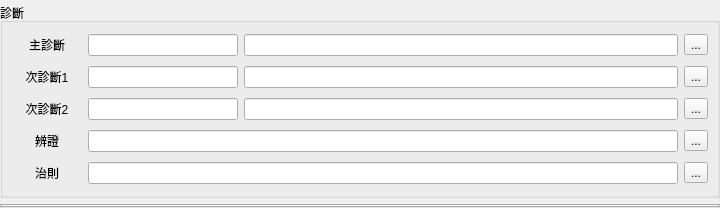
           <widget class="QFrame" name="verticalFrame_prescript">
            <property name="maximumSize">
             <size>
              <width>720</width>
              <height>16777215</height>
             </size>
            </property>
            <layout class="QVBoxLayout" name="verticalLayout_diagnostic">
             <property name="leftMargin">
              <number>0</number>
             </property>
             <property name="topMargin">
              <number>3</number>
             </property>
             <property name="rightMargin">
              <number>0</number>
             </property>
             <property name="bottomMargin">
              <number>0</number>
             </property>
             <item>
              <widget class="QGroupBox" name="groupBox_diagnostic">
               <property name="title">
                <string>診斷</string>
               </property>
               <layout class="QGridLayout" name="gridLayout">
                <property name="leftMargin">
                 <number>9</number>
                </property>
                <property name="topMargin">
                 <number>9</number>
                </property>
                <property name="rightMargin">
                 <number>9</number>
                </property>
                <property name="bottomMargin">
                 <number>9</number>
                </property>
                <item row="0" column="0">
                 <widget class="QPushButton" name="pushButton_disease1">
                  <property name="maximumSize">
                   <size>
                    <width>70</width>
                    <height>16777215</height>
                   </size>
                  </property>
                  <property name="cursor">
                   <cursorShape>PointingHandCursor</cursorShape>
                  </property>
                  <property name="text">
                   <string>主診斷</string>
                  </property>
                  <property name="flat">
                   <bool>true</bool>
                  </property>
                 </widget>
                </item>
                <item row="1" column="4">
                 <widget class="QToolButton" name="toolButton_disease2">
                  <property name="toolTip">
                   <string>開啟病名詞庫 [F1]</string>
                  </property>
                  <property name="text">
                   <string>...</string>
                  </property>
                  <property name="icon">
                   <iconset>
                    <normaloff>../icons/help-contents.svg</normaloff>../icons/help-contents.svg</iconset>
                  </property>
                 </widget>
                </item>
                <item row="4" column="0">
                 <widget class="QPushButton" name="pushButton_cure">
                  <property name="maximumSize">
                   <size>
                    <width>70</width>
                    <height>16777215</height>
                   </size>
                  </property>
                  <property name="cursor">
                   <cursorShape>PointingHandCursor</cursorShape>
                  </property>
                  <property name="text">
                   <string>治則</string>
                  </property>
                  <property name="flat">
                   <bool>true</bool>
                  </property>
                 </widget>
                </item>
                <item row="2" column="4">
                 <widget class="QToolButton" name="toolButton_disease3">
                  <property name="toolTip">
                   <string>開啟病名詞庫 [F1]</string>
                  </property>
                  <property name="text">
                   <string>...</string>
                  </property>
                  <property name="icon">
                   <iconset>
                    <normaloff>../icons/help-contents.svg</normaloff>../icons/help-contents.svg</iconset>
                  </property>
                 </widget>
                </item>
                <item row="2" column="0">
                 <widget class="QPushButton" name="pushButton_disease3">
                  <property name="maximumSize">
                   <size>
                    <width>70</width>
                    <height>16777215</height>
                   </size>
                  </property>
                  <property name="cursor">
                   <cursorShape>PointingHandCursor</cursorShape>
                  </property>
                  <property name="text">
                   <string>次診斷2</string>
                  </property>
                  <property name="flat">
                   <bool>true</bool>
                  </property>
                 </widget>
                </item>
                <item row="2" column="3">
                 <widget class="QLineEdit" name="lineEdit_disease_name3">
                  <property name="focusPolicy">
                   <enum>Qt::NoFocus</enum>
                  </property>
                  <property name="readOnly">
                   <bool>true</bool>
                  </property>
                 </widget>
                </item>
                <item row="3" column="2" colspan="2">
                 <widget class="QLineEdit" name="lineEdit_distinguish">
                  <property name="clearButtonEnabled">
                   <bool>true</bool>
                  </property>
                 </widget>
                </item>
                <item row="0" column="4">
                 <widget class="QToolButton" name="toolButton_disease1">
                  <property name="toolTip">
                   <string>開啟病名詞庫 [F1]</string>
                  </property>
                  <property name="text">
                   <string>...</string>
                  </property>
                  <property name="icon">
                   <iconset>
                    <normaloff>../icons/help-contents.svg</normaloff>../icons/help-contents.svg</iconset>
                  </property>
                 </widget>
                </item>
                <item row="4" column="4">
                 <widget class="QToolButton" name="toolButton_cure">
                  <property name="toolTip">
                   <string>開啟治則詞庫 [F1]</string>
                  </property>
                  <property name="text">
                   <string>...</string>
                  </property>
                  <property name="icon">
                   <iconset>
                    <normaloff>../icons/help-hint.svg</normaloff>../icons/help-hint.svg</iconset>
                  </property>
                 </widget>
                </item>
                <item row="0" column="3">
                 <widget class="QLineEdit" name="lineEdit_disease_name1">
                  <property name="focusPolicy">
                   <enum>Qt::NoFocus</enum>
                  </property>
                  <property name="readOnly">
                   <bool>true</bool>
                  </property>
                 </widget>
                </item>
                <item row="0" column="2">
                 <widget class="QLineEdit" name="lineEdit_disease_code1">
                  <property name="maximumSize">
                   <size>
                    <width>150</width>
                    <height>16777215</height>
                   </size>
                  </property>
                  <property name="text">
                   <string/>
                  </property>
                  <property name="maxLength">
                   <number>10</number>
                  </property>
                  <property name="clearButtonEnabled">
                   <bool>true</bool>
                  </property>
                 </widget>
                </item>
                <item row="1" column="0">
                 <widget class="QPushButton" name="pushButton_disease2">
                  <property name="maximumSize">
                   <size>
                    <width>70</width>
                    <height>16777215</height>
                   </size>
                  </property>
                  <property name="cursor">
                   <cursorShape>PointingHandCursor</cursorShape>
                  </property>
                  <property name="text">
                   <string>次診斷1</string>
                  </property>
                  <property name="flat">
                   <bool>true</bool>
                  </property>
                 </widget>
                </item>
                <item row="2" column="2">
                 <widget class="QLineEdit" name="lineEdit_disease_code3">
                  <property name="maximumSize">
                   <size>
                    <width>150</width>
                    <height>16777215</height>
                   </size>
                  </property>
                  <property name="maxLength">
                   <number>10</number>
                  </property>
                  <property name="clearButtonEnabled">
                   <bool>true</bool>
                  </property>
                 </widget>
                </item>
                <item row="4" column="2" colspan="2">
                 <widget class="QLineEdit" name="lineEdit_cure">
                  <property name="clearButtonEnabled">
                   <bool>true</bool>
                  </property>
                 </widget>
                </item>
                <item row="1" column="3">
                 <widget class="QLineEdit" name="lineEdit_disease_name2">
                  <property name="focusPolicy">
                   <enum>Qt::NoFocus</enum>
                  </property>
                  <property name="readOnly">
                   <bool>true</bool>
                  </property>
                 </widget>
                </item>
                <item row="1" column="2">
                 <widget class="QLineEdit" name="lineEdit_disease_code2">
                  <property name="maximumSize">
                   <size>
                    <width>150</width>
                    <height>16777215</height>
                   </size>
                  </property>
                  <property name="maxLength">
                   <number>10</number>
                  </property>
                  <property name="clearButtonEnabled">
                   <bool>true</bool>
                  </property>
                 </widget>
                </item>
                <item row="3" column="0">
                 <widget class="QPushButton" name="pushButton_distincts">
                  <property name="maximumSize">
                   <size>
                    <width>70</width>
                    <height>16777215</height>
                   </size>
                  </property>
                  <property name="cursor">
                   <cursorShape>PointingHandCursor</cursorShape>
                  </property>
                  <property name="text">
                   <string>辨證</string>
                  </property>
                  <property name="flat">
                   <bool>true</bool>
                  </property>
                 </widget>
                </item>
                <item row="3" column="4">
                 <widget class="QToolButton" name="toolButton_distincts">
                  <property name="toolTip">
                   <string>開啟辨證詞庫 [F1]</string>
                  </property>
                  <property name="text">
                   <string>...</string>
                  </property>
                  <property name="icon">
                   <iconset>
                    <normaloff>../icons/help-hint.svg</normaloff>../icons/help-hint.svg</iconset>
                  </property>
                 </widget>
                </item>
               </layout>
              </widget>
             </item>
             <item>
              <widget class="QTabWidget" name="tabWidget_prescript">
               <property name="minimumSize">
                <size>
                 <width>720</width>
                 <height>0</height>
                </size>
               </property>
               <property name="styleSheet">
                <string notr="true"/>
               </property>
               <property name="tabShape">
                <enum>QTabWidget::Rounded</enum>
               </property>
               <property name="currentIndex">
                <number>-1</number>
               </property>
               <property name="documentMode">
                <bool>false</bool>
               </property>
               <property name="tabsClosable">
                <bool>true</bool>
               </property>
               <property name="movable">
                <bool>false</bool>
               </property>
               <property name="tabBarAutoHide">
                <bool>false</bool>
               </property>
              </widget>
             </item>
            </layout>
           </widget>
